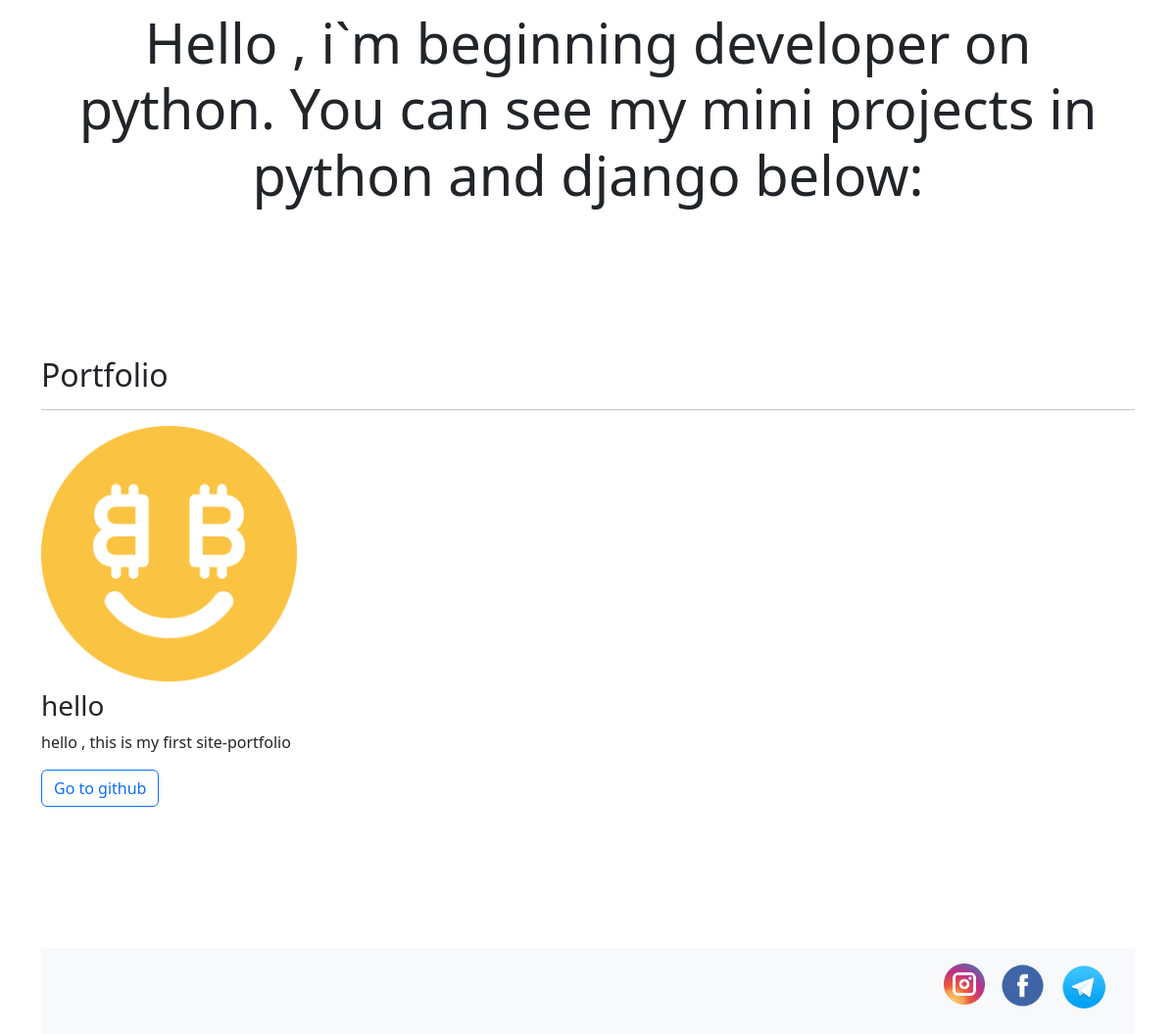
Before: / (lower part) with the older database file.
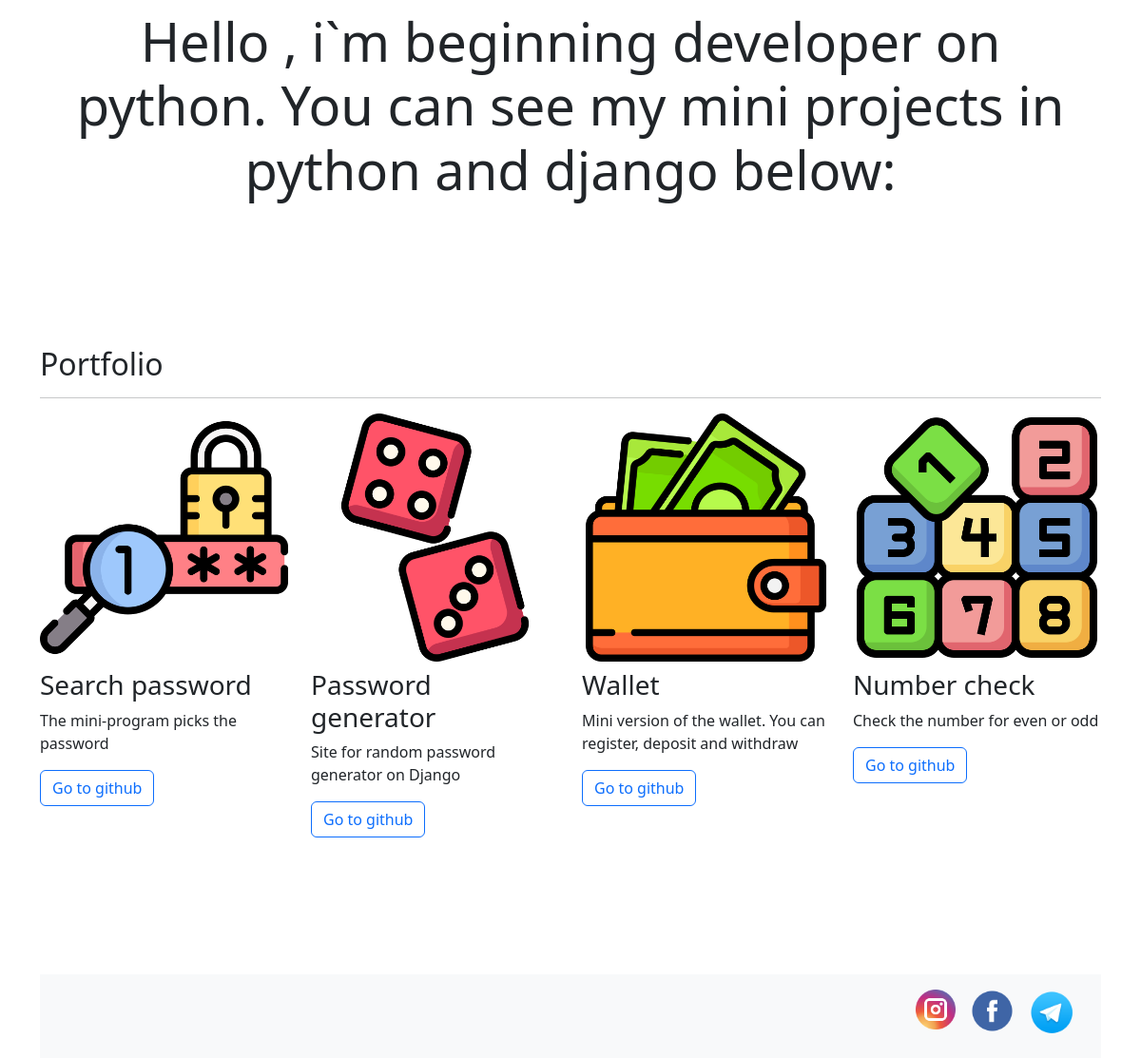
After: the same page with the newer database file.
### portfolio/models.py (models this page shows, shortened)
class Project(models.Model):
    title = models.CharField(max_length=100)
    description = models.CharField(max_length=250)
    imege = models.ImageField(upload_to='portfolio/images/')
    url = models.URLField(blank=True)

### portfolio/views.py (the view)
# urls.py: 2. Add a URL to urlpatterns:  path('', views.home, name='home')
def home(request):
    projects = Project.objects.all()
    return render(request, "portfolio/home.html", {'projects':projects}, )

### portfolio/templates/portfolio/home.html (shortened to what this page needs)
<!doctype html>
<html lang="en">
<head>
    {% load static %}
    <link rel="stylesheet" href="https://cdn.jsdelivr.net/npm/bootstrap@5.2.0/dist/css/bootstrap.min.css"
>
</head>
    <div class="container">
        <body class="d-flex flex-column min-vh-100">
            {% include 'portfolio/navbar.html' %}
            <main>
                <div style='text-align:center'>
                    <br>
                    <br>
                    <h1 class="display-4">Hello , i`m beginning developer on python. You can see my mini projects in python and django below:</h1>
                </div>
                <br>
                <br>
                <br>
                <br>
                <br>
                <br>
                <h2>Portfolio</h2>
                <hr>
                <div class="row">
                    {% for project in projects %}
                    <div class="col-lg-3 col-md-6">
                        {% if project.url %}
                        <a href="{{ project.url }}">
                        <img src="{{ project.imege.url }}" class="img-fluid mb-2">
                        </a>
                        {% else %}
                        <img src="{{ project.imege.url }}" class="img-fluid mb-2">
                        {% endif %}
                        <h3>{{ project.title }}</h3>
                        <p>{{ project.description }}</p>
                        <a href="{{ project.url }}" class="btn btn-outline-primary">Go to github</a>
                    </div>
                    {% endfor %}
                </div>
            </main>
            <br>
            <br>
            <br>
            <br>
            <br>
            <br>
            <footer>
            <div class="p-2 mb-0 bg-light text-dark">
                <div class='container'>
                    <div class='d-flex flex-row-reverse bd-highlight'>
                        <div class="p-2 bd-highlight">
                            <a href="https://t.me/TTezla" target='_blank'>
                                <img src="{% static "portfolio/telegram.png" %}" class="img-fluid mb-2" width ="48">
                            </a>
                        </div>
                        <div class="p-2 bd-highlight">
                            <a href="https://www.facebook.com/bogdan.tishenko.9" target='_blank' >
                            <img src="{% static "portfolio/facebook.png" %}" class="img-fluid mb-2" width ="45">
                            </a>
                        </div>
                        <div class="p-2 bd-highlight">
                            <a href="https://www.instagram.com/" target='_blank'>
                                <img src="{% static "portfolio/instagram.png" %}" class="img-fluid mb-2" width ="42">
                            </a>
                        </div>
                    </div>
                </div>
            </div>
        </footer>
        </body>
    </div>
</html>

### portfolio/templates/portfolio/navbar.html (shortened to what this page needs)
<link href="https://cdn.jsdelivr.net/npm/bootstrap@5.2.1/dist/css/bootstrap.min.css" rel="stylesheet" >
{% load static %}

Changed rows visible on the page:
removed Project: imege (picture), title "hello", description "hello , this is my first site-portfolio"
added Project: imege (picture), title "Search password", description "The mini-program picks the password"
added Project: imege (picture), title "Password generator", description "Site for random password generator on Django"
added Project: imege (picture), title "Wallet", description "Mini version of the wallet. You can register, deposit and withdraw"
added Project: imege (picture), title "Number check", description "Check the number for even or odd"
